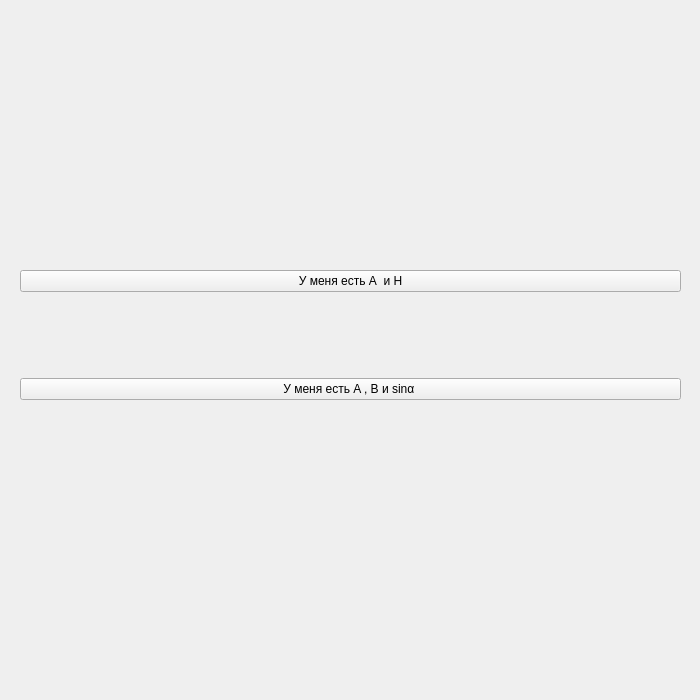
<?xml version="1.0" encoding="UTF-8"?>
<ui version="4.0">
 <class>Parallelogram</class>
 <widget class="QWidget" name="Parallelogram">
  <property name="geometry">
   <rect>
    <x>0</x>
    <y>0</y>
    <width>700</width>
    <height>700</height>
   </rect>
  </property>
  <property name="windowTitle">
   <string>Form</string>
  </property>
  <widget class="QWidget" name="verticalLayoutWidget">
   <property name="geometry">
    <rect>
     <x>20</x>
     <y>190</y>
     <width>661</width>
     <height>291</height>
    </rect>
   </property>
   <layout class="QVBoxLayout" name="verticalLayout">
    <item>
     <widget class="QPushButton" name="pushButton">
      <property name="text">
       <string>У меня есть А  и H</string>
      </property>
     </widget>
    </item>
    <item>
     <widget class="QPushButton" name="pushButton_2">
      <property name="text">
       <string>У меня есть A , B и sinα </string>
      </property>
     </widget>
    </item>
   </layout>
  </widget>
 </widget>
 <resources/>
 <connections/>
</ui>
